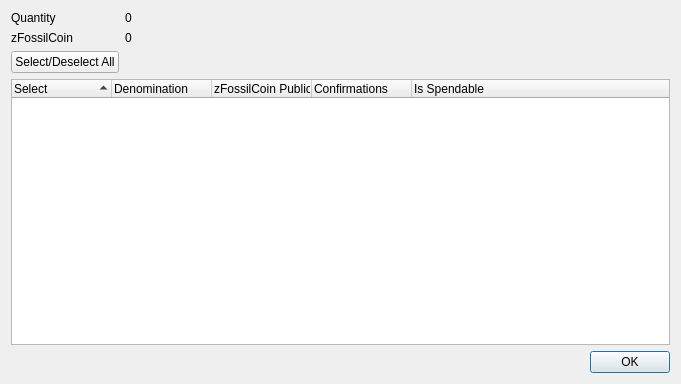
<?xml version="1.0" encoding="UTF-8"?>
<ui version="4.0">
 <class>ZFossilCoinControlDialog</class>
 <widget class="QDialog" name="ZFossilCoinControlDialog">
  <property name="geometry">
   <rect>
    <x>0</x>
    <y>0</y>
    <width>681</width>
    <height>384</height>
   </rect>
  </property>
  <property name="minimumSize">
   <size>
    <width>681</width>
    <height>384</height>
   </size>
  </property>
  <property name="windowTitle">
   <string>Select zFossilCoin to Spend</string>
  </property>
  <layout class="QGridLayout" name="gridLayout">
   <item row="0" column="0">
    <layout class="QFormLayout" name="formLayout">
     <property name="sizeConstraint">
      <enum>QLayout::SetDefaultConstraint</enum>
     </property>
     <item row="0" column="0">
      <widget class="QLabel" name="labelQuantity">
       <property name="text">
        <string>Quantity</string>
       </property>
      </widget>
     </item>
     <item row="0" column="1">
      <widget class="QLabel" name="labelQuantity_int">
       <property name="text">
        <string>0</string>
       </property>
      </widget>
     </item>
     <item row="1" column="0">
      <widget class="QLabel" name="labelZFossilCoin">
       <property name="text">
        <string>zFossilCoin</string>
       </property>
      </widget>
     </item>
     <item row="1" column="1">
      <widget class="QLabel" name="labelZFossilCoin_int">
       <property name="text">
        <string>0</string>
       </property>
      </widget>
     </item>
     <item row="2" column="0">
      <widget class="QPushButton" name="pushButtonAll">
       <property name="text">
        <string>Select/Deselect All</string>
       </property>
      </widget>
     </item>
    </layout>
   </item>
   <item row="1" column="0">
    <layout class="QVBoxLayout" name="verticalLayout">
     <item>
      <widget class="QTreeWidget" name="treeWidget">
       <property name="minimumSize">
        <size>
         <width>0</width>
         <height>250</height>
        </size>
       </property>
       <property name="alternatingRowColors">
        <bool>true</bool>
       </property>
       <property name="sortingEnabled">
        <bool>true</bool>
       </property>
       <property name="columnCount">
        <number>5</number>
       </property>
       <attribute name="headerDefaultSectionSize">
        <number>100</number>
       </attribute>
       <column>
        <property name="text">
         <string notr="true">Select</string>
        </property>
       </column>
       <column>
        <property name="text">
         <string notr="true">Denomination</string>
        </property>
       </column>
       <column>
        <property name="text">
         <string notr="true">zFossilCoin Public ID</string>
        </property>
       </column>
       <column>
        <property name="text">
         <string notr="true">Confirmations</string>
        </property>
       </column>
       <column>
        <property name="text">
         <string>Is Spendable</string>
        </property>
       </column>
      </widget>
     </item>
     <item>
      <widget class="QDialogButtonBox" name="buttonBox">
       <property name="orientation">
        <enum>Qt::Horizontal</enum>
       </property>
       <property name="standardButtons">
        <set>QDialogButtonBox::Ok</set>
       </property>
      </widget>
     </item>
    </layout>
   </item>
  </layout>
 </widget>
 <resources/>
 <connections>
  <connection>
   <sender>buttonBox</sender>
   <signal>accepted()</signal>
   <receiver>ZFossilCoinControlDialog</receiver>
   <slot>accept()</slot>
   <hints>
    <hint type="sourcelabel">
     <x>248</x>
     <y>254</y>
    </hint>
    <hint type="destinationlabel">
     <x>157</x>
     <y>274</y>
    </hint>
   </hints>
  </connection>
  <connection>
   <sender>buttonBox</sender>
   <signal>rejected()</signal>
   <receiver>ZFossilCoinControlDialog</receiver>
   <slot>reject()</slot>
   <hints>
    <hint type="sourcelabel">
     <x>316</x>
     <y>260</y>
    </hint>
    <hint type="destinationlabel">
     <x>286</x>
     <y>274</y>
    </hint>
   </hints>
  </connection>
 </connections>
</ui>
